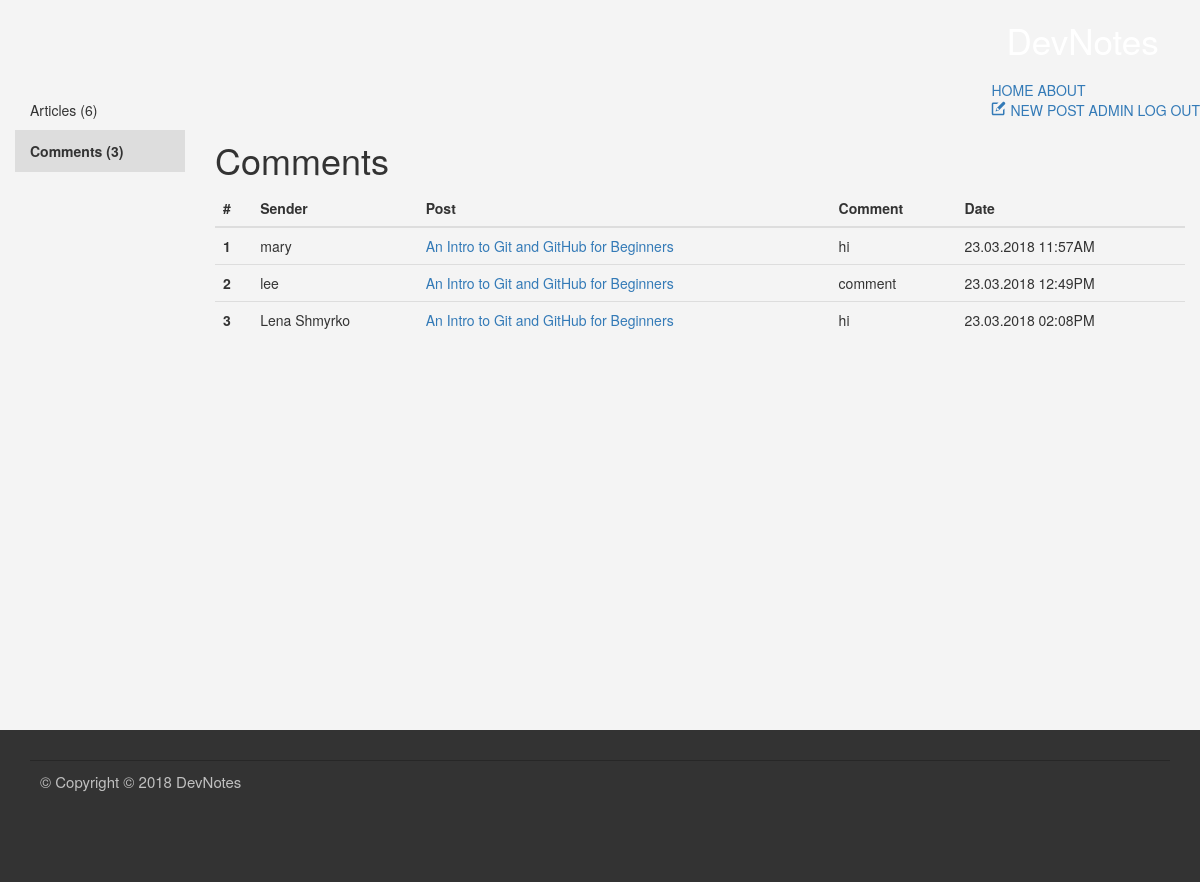
/admin/comments (signed in), run on an earlier commit of the app's database.
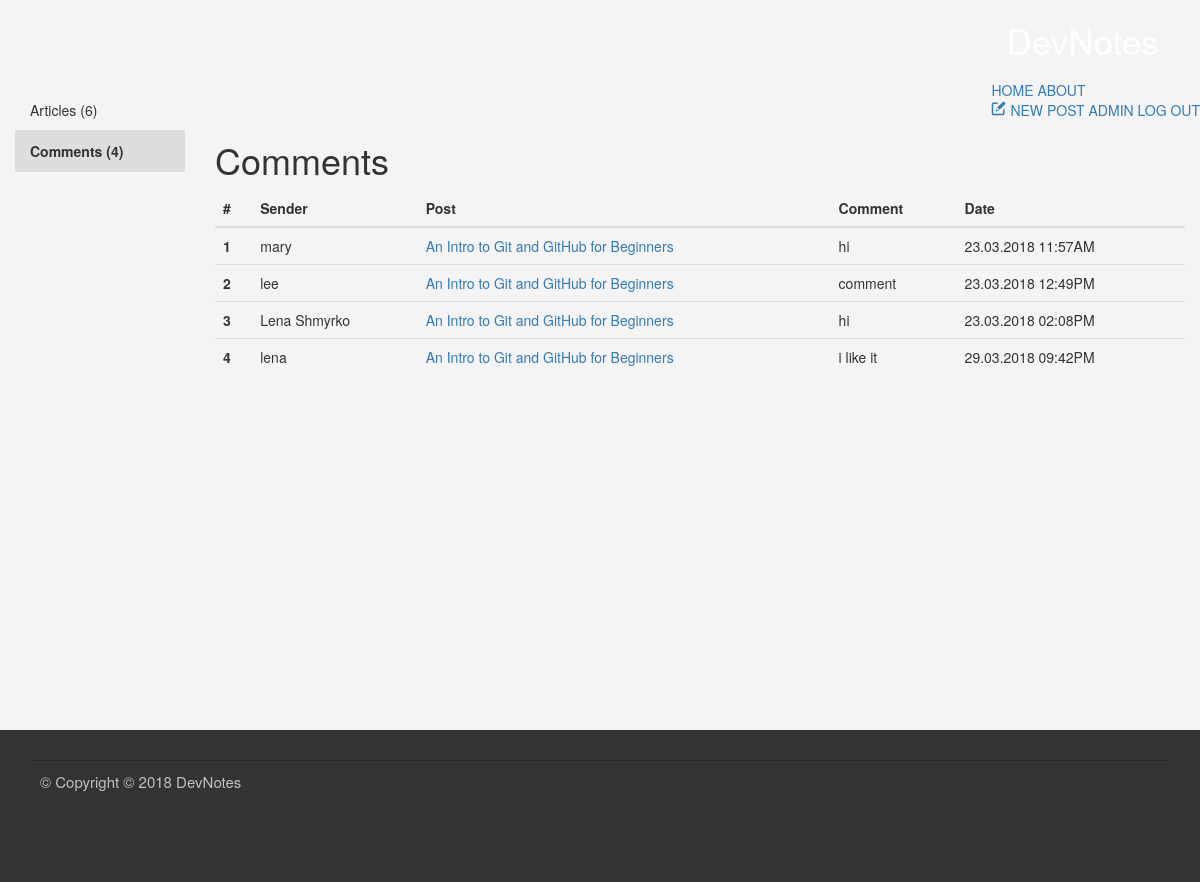
And on a later commit of the database.
### my_blog/blueprints/blog/models.py (models this page shows, shortened)
class Comment(db.Model):
    id = db.Column(db.Integer, primary_key=True)
    sender = db.Column(db.String(128))
    picture_url = db.Column(db.String(128))
    date = db.Column(db.DateTime)
    content = db.Column(db.String(516))
    blogpost_id = db.Column(db.Integer, db.ForeignKey('blog_post.id'),
                            nullable=False)
    level = db.Column(db.Integer)
    @staticmethod
    def get_all():
        return Comment.query.all()
    def get_blogpost(self):
        return BlogPost.get_by_id(self.blogpost_id)
    def formated_date(self):
        return "{0:%d.%m.%Y  %I:%M%p}".format(self.date).upper()

class BlogPost(db.Model):
    id = db.Column(db.Integer, primary_key=True)
    _title = db.Column(db.String(128))
    date = db.Column(db.DateTime)
    content = db.Column(db.String)
    imagePath = db.Column(db.String)
    published = db.Column(db.Boolean)
    url = db.Column(db.String(128))
    _tags = db.relationship('Tag',
                            secondary=tags,
                            lazy='joined',
                            backref=db.backref('BlogPost',
                                               lazy='dynamic'))
    comments = db.relationship('Comment',
                               backref='blogpost',
                               lazy='dynamic')
    @staticmethod
    def get_by_id(post_id):
        return BlogPost.query.get(post_id)
    @staticmethod
    def get_all():
        return BlogPost.query.all()
    @property
    def title(self):
        return self._title
    @property
    def tags(self):
        return ",".join([tag.name for tag in self._tags])
    @tags.setter
    def tags(self, string):
        if string:
            self._tags = [Tag.get_or_create(tag)
                          for tag in string.split(',')]
        else:
            self._tags = []

### my_blog/blueprints/admin/views.py (the view)
@admin.route('/comments')
@login_required
def comments_panel():
    return render_template('admin-comments_panel.html',
                           blogposts=BlogPost.get_all(),
                           comments=Comment.get_all(),
                           blogposts_qty=len(BlogPost.get_all()),
                           comments_qty=len(Comment.get_all()))

### my_blog/app.py (called while the page is built)
@login_manager.user_loader
def load_user(user_id):
    u = User.query.get(user_id)
    return u

### my_blog/blueprints/admin/templates/admin-comments_panel.html (shortened to what this page needs)
{% extends "base.html" %}
{% block header %}
  <div class="header--standard">
    <nav class="navbar" role="navigation">
      <a class="navbar__logo" href="{{url_for('main.index')}}">DevNotes</a>
      <div class="navbar-main">
        <a class="navbar-item" href="{{url_for('main.index')}}">HOME</a>
        <a class="navbar-item" href="#">ABOUT</a>
        {% if current_user.is_authenticated %}
          <div class="navbar-admin">
          <a class="navbar-item" href="{{url_for('blog.add')}}">
            <svg class="icon">
              <use xlink:href="{{ url_for('static', filename='img/sprite.svg#icon-new-message') | replace('%23', '#')}}"></use>
            </svg>
            NEW POST
          </a>
          <a class="navbar-item active" href="{{url_for('admin.blogposts_panel')}}">
            ADMIN
          </a>
          <a class="navbar-item" href="{{url_for('auth.logout')}}">LOG OUT</a>
          </div>
        {% endif %}
      </div>
    </nav>
  </div>
{% endblock %}
{% block content %}
<div class="col-md-2 admin-panel">
  <ul class="nav flex-column">
    <li class="nav-item">
      <a class="nav-link" href="{{ url_for('admin.blogposts_panel') }}">Articles ({{ blogposts_qty }})</a>
    </li>
    <li class="nav-item active">
      <a class="nav-link active" href="#">Comments ({{ comments_qty }})</a>
    </li>
  </ul>
</div>
<div class="col-md-10 ">
  <h1>
    Comments
  </h1>
  {% if comments %}
    <table class="table">
      <thead>
        <tr>
          <th scope="col">#</th>
          <th scope="col">Sender</th>
          <th scope="col">Post</th>
          <th scope="col">Comment</th>
          <th scope="col">Date</th>
        </tr>
      </thead>
      <tbody>
        {% for comment in comments %}
          <tr>
            <th scope="row">{{ comment.id }}</th>
            <td>{{ comment.sender }}</td>
            <td><a href="{{url_for('blog.read', post_url=comment.get_blogpost().url)}}">{{ comment.get_blogpost().title }}</a></td>
            <td>{{ comment.content }}</td>
            <td>{{ comment.formated_date() }}</td>
          </tr>
        {% endfor %}
      </tbody>
    </table>
  {% else %}
    <p>There is no commetns yet.</p>
  {% endif %}
</div>
{% endblock %}

### my_blog/templates/base.html (shortened to what this page needs)
<!doctype html>
  <head>
    <link rel="stylesheet" href="{{ url_for('static', filename='css/bootstrap.min.css')}}">
    <link rel="stylesheet" href="{{ url_for('static', filename='css/bootstrap-theme.min.css')}}">
    <link rel="stylesheet" href="{{ url_for('static', filename='css/main.css')}}">
  </head>
  <body>
    <header class="header">
      {% block header %}{% endblock %}
    </header>
    <div class="container main-container">
      <div class="row">
        {% block content %}{% endblock %}
      </div>
    </div>
  </body>
  <footer class="footer">
    <div class="Copyright">
      <p>&copy; Copyright © 2018 DevNotes</p>
    </div>
  </footer>
</html>

### my_blog/static/css/main.css (style rules this page uses)
body { background:#F4F4F4; margin:0; font-family: Oswald, "Helvetica Neue", Arial, Helvetica, Verdana, sans-serif; }
.container { width:auto; box-sizing: border-box; }
header { vertical-align: middle; margin-bottom: 1rem; }
header { min-height:10vh; }
.main-container { min-height:80vh; }
.footer { min-height:10vh; }
.header--standard { background: #333; }
header { position:relative; }
.navbar { margin-bottom: 0; min-height:0px; border:0px; }
.navbar__logo, .navbar__logo:active { padding:1.5rem; font-family: Oswald, "Helvetica Neue", Arial, Helvetica, Verdana, sans-serif; display:inline-block; text-align: left; font-size:3.5rem; background-color: white; color: transparent; text-shadow:none; -webkit-background-clip: text; -moz-background-clip: text; background-clip: text; }
nav { float: right; }
.admin-panel a, .admin-panel a:active, .admin-panel a:hover { color:#333333; text-decoration:none; }
.admin-panel a.active, .admin-panel .nav-item.active, .nav>li>a.active:hover { cursor:default; font-weight:bold; background:#DDDDDD; }
.admin-panel li { border-bottom:1px #DDDDDD solid; }
.icon { fill: currentColor; height:1.5rem; width:1.5rem; }
.footer { padding: 2rem; background-color:#333333; color: silver; font-size: 1.5rem; }
.Copyright { border-top: 1px solid #272727; margin:1rem 1rem 5rem; padding: 1rem; }

What changed in the data, as far as the page shows it:
added Comment: id "4", sender "lena", get_blogpost "An Intro to Git and GitHub for Beginners", content "i like it", formated_date "29.03.2018 09:42PM"
Also different on the page:
{{ comments_qty }}: "3" → "4"
